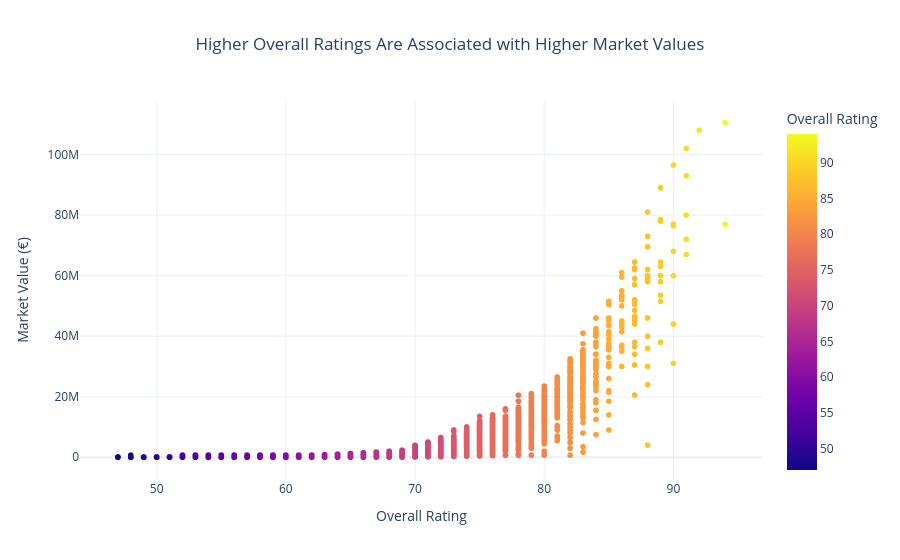

The notebook cell this image was saved under:
### Markdown cell above
## Question 1

How does a player's overall rating influence their market value?

### Code cell
fig = px.scatter(
    df,
    x="overall_rating",
    y="value_euro",
    hover_name="full_name",
    color="overall_rating",
    title="Higher Overall Ratings Are Associated with Higher Market Values",
    labels={
        "overall_rating": "Overall Rating",
        "value_euro": "Market Value (€)"
    }
)

fig.update_layout(
    template="plotly_white",
    title_x=0.5
)

fig.show()

### Figure 1 — Plotly figure (JSON) as saved in the notebook; plotly's stock layout.template omitted (floating-point values rounded to 4 significant figures; data arrays with more than 128 entries replaced by an {"elided": "..."} marker saying what was removed)
{"data": [{"hovertemplate": "<b>%{hovertext}</b><br><br>Overall Rating=%{marker.color}<br>Market Value (€)=%{y}<extra></extra>", "hovertext": {"elided": "17954 str values"}, "legendgroup": "", "marker": {"color": {"elided": "17954 int values"}, "coloraxis": "coloraxis", "symbol": "circle"}, "mode": "markers", "name": "", "showlegend": false, "type": "scattergl", "x": {"elided": "17954 int values"}, "xaxis": "x", "y": {"elided": "17954 float values"}, "yaxis": "y"}], "layout": {"coloraxis": {"colorbar": {"title": {"text": "Overall Rating"}}, "colorscale": [[0, "#0d0887"], [0.1111, "#46039f"], [0.2222, "#7201a8"], [0.3333, "#9c179e"], [0.4444, "#bd3786"], [0.5556, "#d8576b"], [0.6667, "#ed7953"], [0.7778, "#fb9f3a"], [0.8889, "#fdca26"], [1, "#f0f921"]]}, "legend": {"tracegroupgap": 0}, "title": {"text": "Higher Overall Ratings Are Associated with Higher Market Values", "x": 0.5}, "xaxis": {"anchor": "y", "domain": [0, 1], "title": {"text": "Overall Rating"}}, "yaxis": {"anchor": "x", "domain": [0, 1], "title": {"text": "Market Value (€)"}}}}
